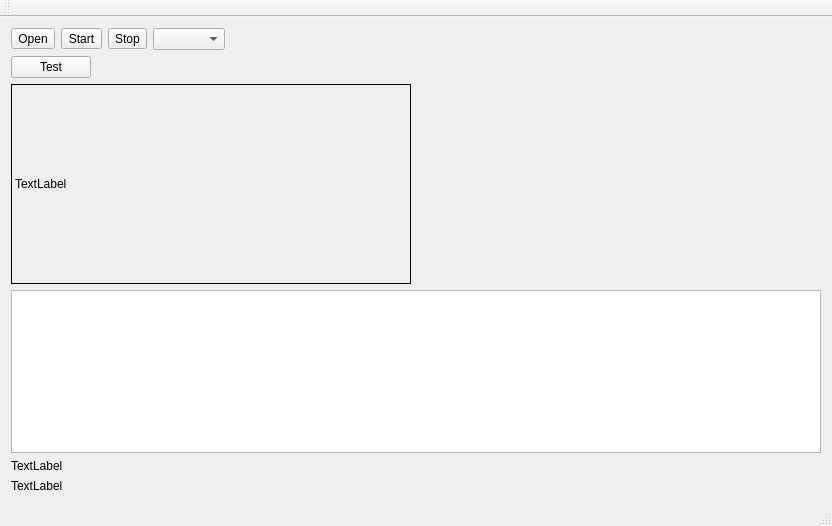
<?xml version="1.0" encoding="UTF-8"?>
<ui version="4.0">
 <class>MainWindow</class>
 <widget class="QMainWindow" name="MainWindow">
  <property name="geometry">
   <rect>
    <x>0</x>
    <y>0</y>
    <width>832</width>
    <height>526</height>
   </rect>
  </property>
  <property name="sizePolicy">
   <sizepolicy hsizetype="Preferred" vsizetype="Preferred">
    <horstretch>0</horstretch>
    <verstretch>0</verstretch>
   </sizepolicy>
  </property>
  <property name="minimumSize">
   <size>
    <width>832</width>
    <height>526</height>
   </size>
  </property>
  <property name="windowTitle">
   <string>MainWindow</string>
  </property>
  <widget class="QWidget" name="centralWidget">
   <property name="sizePolicy">
    <sizepolicy hsizetype="Ignored" vsizetype="Ignored">
     <horstretch>1</horstretch>
     <verstretch>1</verstretch>
    </sizepolicy>
   </property>
   <property name="sizeIncrement">
    <size>
     <width>1</width>
     <height>1</height>
    </size>
   </property>
   <layout class="QVBoxLayout" name="verticalLayout">
    <item>
     <layout class="QHBoxLayout" name="horizontalLayout">
      <item>
       <widget class="QToolButton" name="toolButton">
        <property name="sizePolicy">
         <sizepolicy hsizetype="Fixed" vsizetype="Fixed">
          <horstretch>0</horstretch>
          <verstretch>0</verstretch>
         </sizepolicy>
        </property>
        <property name="text">
         <string>Open</string>
        </property>
       </widget>
      </item>
      <item>
       <widget class="QToolButton" name="toolButton_2">
        <property name="sizePolicy">
         <sizepolicy hsizetype="Fixed" vsizetype="Fixed">
          <horstretch>0</horstretch>
          <verstretch>0</verstretch>
         </sizepolicy>
        </property>
        <property name="text">
         <string>Start</string>
        </property>
       </widget>
      </item>
      <item>
       <widget class="QToolButton" name="toolButton_3">
        <property name="sizePolicy">
         <sizepolicy hsizetype="Fixed" vsizetype="Fixed">
          <horstretch>0</horstretch>
          <verstretch>0</verstretch>
         </sizepolicy>
        </property>
        <property name="text">
         <string>Stop</string>
        </property>
       </widget>
      </item>
      <item>
       <widget class="QComboBox" name="comboBox">
        <property name="sizePolicy">
         <sizepolicy hsizetype="Maximum" vsizetype="Fixed">
          <horstretch>0</horstretch>
          <verstretch>0</verstretch>
         </sizepolicy>
        </property>
       </widget>
      </item>
      <item>
       <widget class="QWidget" name="widget" native="true"/>
      </item>
     </layout>
    </item>
    <item>
     <widget class="QPushButton" name="pushButton">
      <property name="sizePolicy">
       <sizepolicy hsizetype="Fixed" vsizetype="Preferred">
        <horstretch>0</horstretch>
        <verstretch>0</verstretch>
       </sizepolicy>
      </property>
      <property name="text">
       <string>Test</string>
      </property>
     </widget>
    </item>
    <item>
     <widget class="QLabel" name="image">
      <property name="sizePolicy">
       <sizepolicy hsizetype="Preferred" vsizetype="Preferred">
        <horstretch>0</horstretch>
        <verstretch>0</verstretch>
       </sizepolicy>
      </property>
      <property name="minimumSize">
       <size>
        <width>400</width>
        <height>200</height>
       </size>
      </property>
      <property name="maximumSize">
       <size>
        <width>400</width>
        <height>200</height>
       </size>
      </property>
      <property name="frameShape">
       <enum>QFrame::Box</enum>
      </property>
      <property name="frameShadow">
       <enum>QFrame::Plain</enum>
      </property>
      <property name="text">
       <string>TextLabel</string>
      </property>
     </widget>
    </item>
    <item>
     <widget class="QTextEdit" name="textEdit">
      <property name="sizePolicy">
       <sizepolicy hsizetype="Ignored" vsizetype="Ignored">
        <horstretch>1</horstretch>
        <verstretch>1</verstretch>
       </sizepolicy>
      </property>
     </widget>
    </item>
    <item>
     <widget class="QLabel" name="label_2">
      <property name="text">
       <string>TextLabel</string>
      </property>
     </widget>
    </item>
    <item>
     <widget class="QLabel" name="label">
      <property name="sizePolicy">
       <sizepolicy hsizetype="Preferred" vsizetype="Preferred">
        <horstretch>0</horstretch>
        <verstretch>0</verstretch>
       </sizepolicy>
      </property>
      <property name="text">
       <string>TextLabel</string>
      </property>
     </widget>
    </item>
   </layout>
  </widget>
  <widget class="QMenuBar" name="menuBar">
   <property name="geometry">
    <rect>
     <x>0</x>
     <y>0</y>
     <width>832</width>
     <height>28</height>
    </rect>
   </property>
  </widget>
  <widget class="QToolBar" name="mainToolBar">
   <attribute name="toolBarArea">
    <enum>TopToolBarArea</enum>
   </attribute>
   <attribute name="toolBarBreak">
    <bool>false</bool>
   </attribute>
  </widget>
  <widget class="QStatusBar" name="statusBar"/>
 </widget>
 <layoutdefault spacing="6" margin="11"/>
 <resources/>
 <connections/>
</ui>
